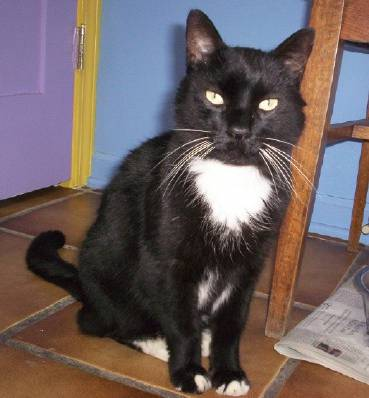
#> input picture dataset/cat/cats_00861.jpg, 369 x 398 px; its folder holds only this picture in this run
$ python 06_filtro_laplaciano.py   (older library calls are emulated)
#> lines starting #> are read from the running program, lines starting #| are printed output that depends on the picture
"""FILTRO LAPLACIANO
Detecta bordes calculando la segunda derivada de la imagen.
Resalta zonas de cambio brusco de intensidad en todas direcciones.
"""
import cv2
import numpy as np
import matplotlib.pyplot as plt
import os
import random

# ── Ruta dinámica a imagen RANDOM del dataset ───────────
BASE_DIR = os.path.dirname(os.path.dirname(os.path.abspath(__file__)))
FOLDER   = os.path.join(BASE_DIR, "dataset", "cat")
IMG_PATH = os.path.join(FOLDER, random.choice(os.listdir(FOLDER)))

img = cv2.imread(IMG_PATH)
#> img is the input picture: shape (398, 369, 3); mean B, G, R 96.2, 95.8, 109
if img is None:
    raise FileNotFoundError(f"No se encontró la imagen en: {IMG_PATH}")

print(f"Imagen cargada: {IMG_PATH}")

# Convertir a grises (Laplaciano trabaja mejor en grises)
img_gray = cv2.cvtColor(img, cv2.COLOR_BGR2GRAY)
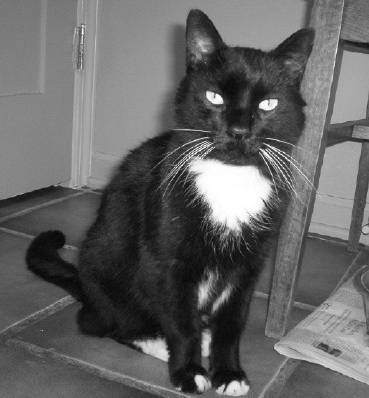
#> img_gray: shape (398, 369); min 3, max 255, mean 99.8

# Suavizar antes para reducir ruido
img_suave = cv2.GaussianBlur(img_gray, (3, 3), 0)

# Aplicar filtro Laplaciano
# cv2.Laplacian(imagen, ddepth, ksize)
laplaciano = cv2.Laplacian(img_suave, cv2.CV_64F, ksize=3)
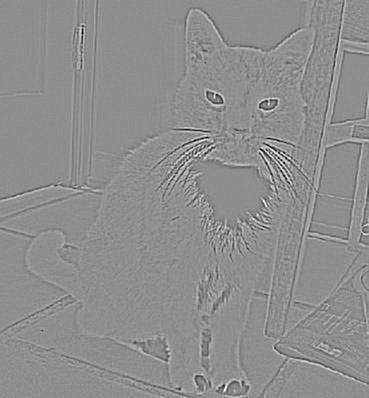
#> laplaciano: shape (398, 369) float64; min -366, max 292, mean 0; drawn with min black and max white

# Convertir a uint8 para visualizar
laplaciano_abs = np.uint8(np.absolute(laplaciano))
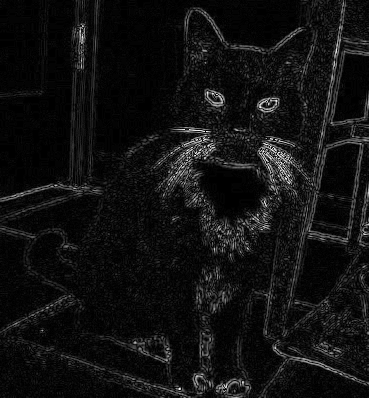
#> laplaciano_abs: shape (398, 369); min 0, max 254, mean 17.2

# Laplaciano realzado: suma con original para resaltar bordes
realzado = cv2.addWeighted(img_gray, 1.0, laplaciano_abs, 0.8, 0)
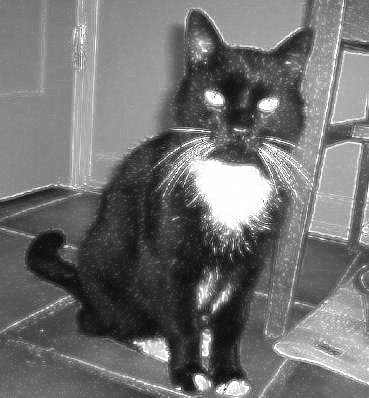
#> realzado: shape (398, 369); min 11, max 255, mean 113

# Mostrar resultados
fig, axes = plt.subplots(1, 3, figsize=(14, 4))

axes[0].imshow(img_gray, cmap='gray')
axes[0].set_title('Original')
axes[0].axis('off')

axes[1].imshow(laplaciano_abs, cmap='gray')
axes[1].set_title('Laplaciano (bordes)')
axes[1].axis('off')

axes[2].imshow(realzado, cmap='gray')
axes[2].set_title('Original + Laplaciano (realzado)')
axes[2].axis('off')

plt.suptitle('Filtro Laplaciano', fontsize=14, fontweight='bold')
plt.tight_layout()
plt.show()

print("Filtro laplaciano aplicado exitosamente")

$ run again, on dataset/cat/cats_00865.jpg
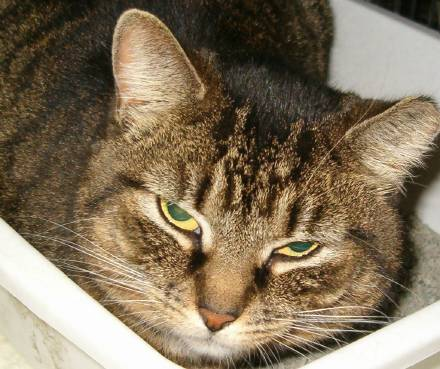
#> input picture dataset/cat/cats_00865.jpg, 440 x 369 px
#> img is the input picture: shape (369, 440, 3); mean B, G, R 93.1, 116.3, 131.6
#> `laplaciano_abs = np.uint8(np.absolute(laplaciano))`:
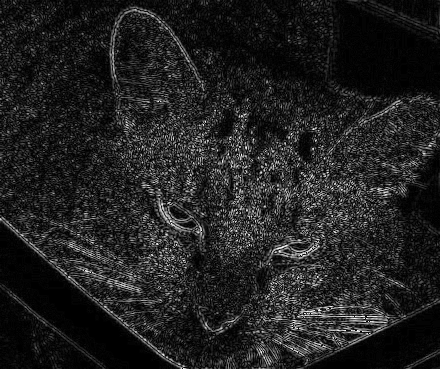
#> laplaciano_abs: shape (369, 440); min 0, max 254, mean 33.3
#> `realzado = cv2.addWeighted(img_gray, 1.0, laplaciano_abs, 0.8, 0)`:
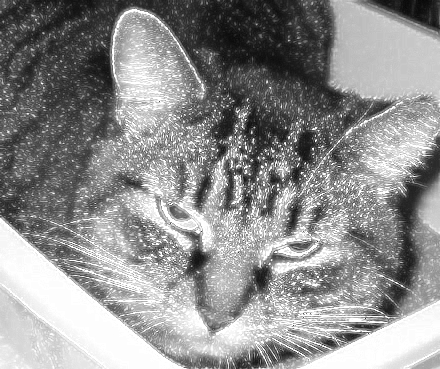
#> realzado: shape (369, 440); min 8, max 255, mean 143.2

$ run again, on dataset/cat/cats_00866.jpg
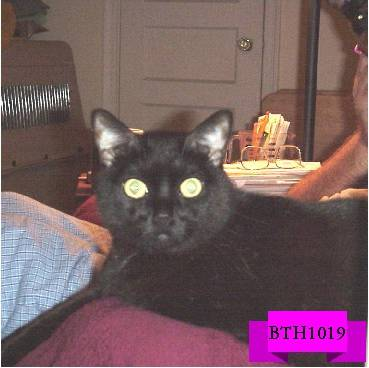
#> input picture dataset/cat/cats_00866.jpg, 369 x 368 px
#> img is the input picture: shape (368, 369, 3); mean B, G, R 97.4, 92, 119.5
#> `laplaciano_abs = np.uint8(np.absolute(laplaciano))`:
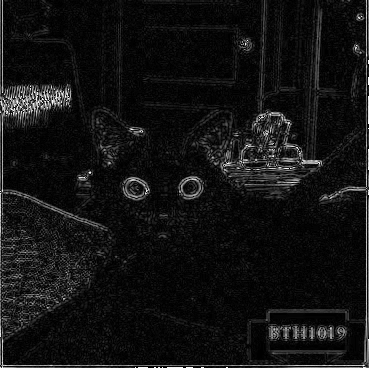
#> laplaciano_abs: shape (368, 369); min 0, max 254, mean 18.5
#> `realzado = cv2.addWeighted(img_gray, 1.0, laplaciano_abs, 0.8, 0)`:
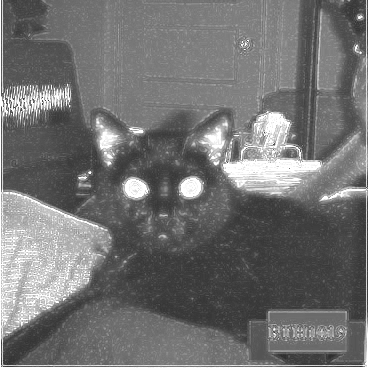
#> realzado: shape (368, 369); min 45, max 255, mean 114

$ run again, on dataset/cat/cats_00867.jpg
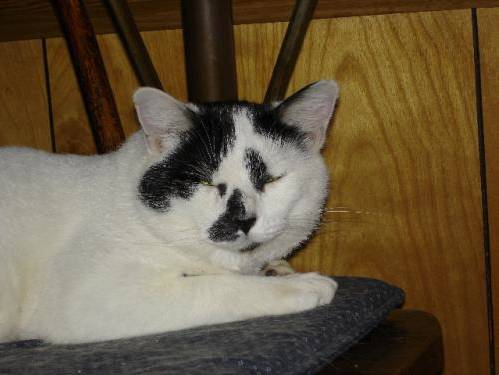
#> input picture dataset/cat/cats_00867.jpg, 499 x 375 px
#> img is the input picture: shape (375, 499, 3); mean B, G, R 64.6, 88.7, 104.3
#> `laplaciano_abs = np.uint8(np.absolute(laplaciano))`:
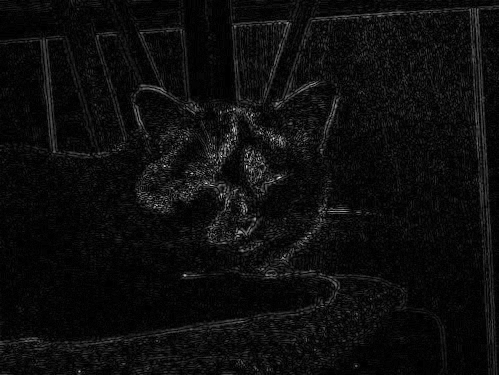
#> laplaciano_abs: shape (375, 499); min 0, max 246, mean 13.1
#> `realzado = cv2.addWeighted(img_gray, 1.0, laplaciano_abs, 0.8, 0)`:
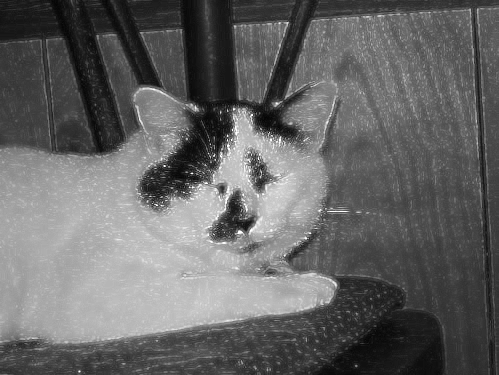
#> realzado: shape (375, 499); min 3, max 255, mean 101.2

$ run again, on dataset/cat/cats_00862.jpg
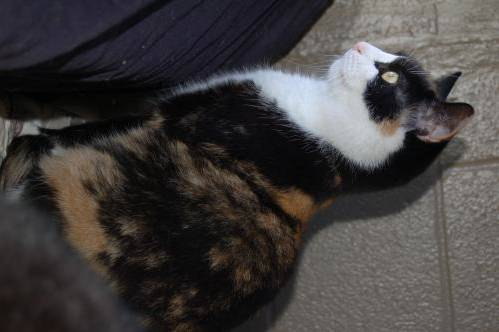
#> input picture dataset/cat/cats_00862.jpg, 499 x 332 px
#> img is the input picture: shape (332, 499, 3); mean B, G, R 62.3, 62.7, 66
#> `realzado = cv2.addWeighted(img_gray, 1.0, laplaciano_abs, 0.8, 0)`:
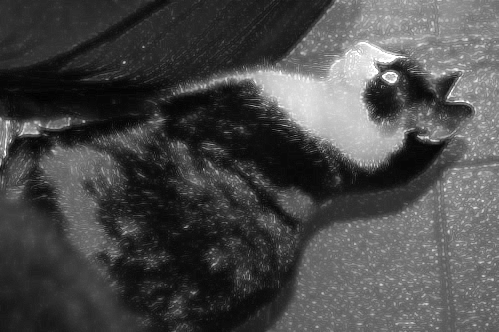
#> realzado: shape (332, 499); min 1, max 255, mean 73.7
